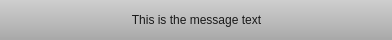
<?xml version="1.0" encoding="UTF-8"?>
<ui version="4.0">
 <class>AMDataViewEmptyHeader</class>
 <widget class="QFrame" name="AMDataViewEmptyHeader">
  <property name="geometry">
   <rect>
    <x>0</x>
    <y>0</y>
    <width>392</width>
    <height>40</height>
   </rect>
  </property>
  <property name="sizePolicy">
   <sizepolicy hsizetype="Preferred" vsizetype="Fixed">
    <horstretch>0</horstretch>
    <verstretch>0</verstretch>
   </sizepolicy>
  </property>
  <property name="windowTitle">
   <string>Form</string>
  </property>
  <property name="styleSheet">
   <string notr="true">QFrame#AMDataViewEmptyHeader {
background-color: qlineargradient(spread:pad, x1:0, y1:0, x2:0, y2:1, stop:0 rgba(206, 206, 206, 255), stop:0.502513 rgba(188, 188, 188, 255), stop:1 rgba(168, 168, 168, 255));
}</string>
  </property>
  <layout class="QHBoxLayout" name="horizontalLayout_2">
   <property name="leftMargin">
    <number>12</number>
   </property>
   <property name="topMargin">
    <number>0</number>
   </property>
   <property name="rightMargin">
    <number>12</number>
   </property>
   <property name="bottomMargin">
    <number>0</number>
   </property>
   <item>
    <spacer name="horizontalSpacer">
     <property name="orientation">
      <enum>Qt::Horizontal</enum>
     </property>
     <property name="sizeHint" stdset="0">
      <size>
       <width>40</width>
       <height>20</height>
      </size>
     </property>
    </spacer>
   </item>
   <item>
    <widget class="QLabel" name="messageText_">
     <property name="minimumSize">
      <size>
       <width>0</width>
       <height>40</height>
      </size>
     </property>
     <property name="styleSheet">
      <string notr="true">color: rgb(25, 25, 25);
font: italic 12pt &quot;Lucida Grande&quot;</string>
     </property>
     <property name="text">
      <string>This is the message text</string>
     </property>
     <property name="alignment">
      <set>Qt::AlignCenter</set>
     </property>
    </widget>
   </item>
   <item>
    <spacer name="horizontalSpacer_2">
     <property name="orientation">
      <enum>Qt::Horizontal</enum>
     </property>
     <property name="sizeHint" stdset="0">
      <size>
       <width>40</width>
       <height>20</height>
      </size>
     </property>
    </spacer>
   </item>
  </layout>
 </widget>
 <resources/>
 <connections/>
</ui>
